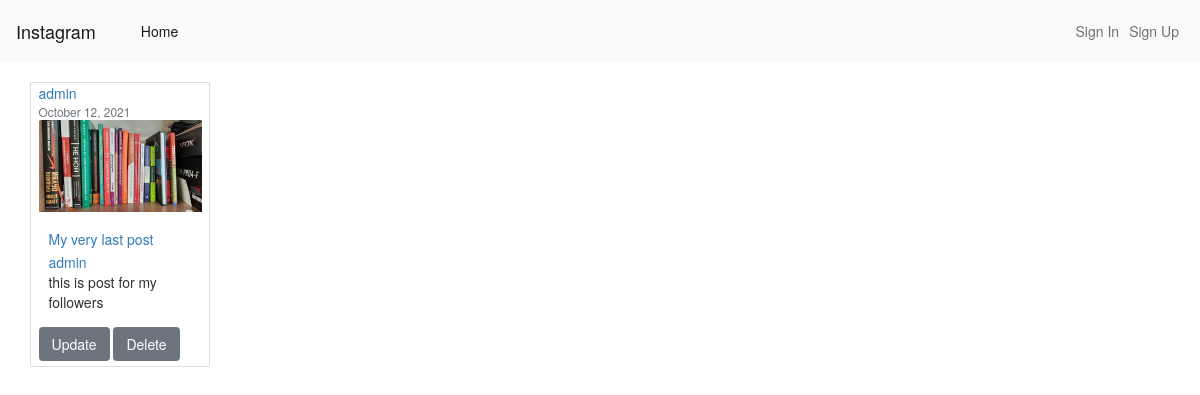
Screenshot of /post/7/ with the database file from the repository.
### instagram/models.py (models this page shows, shortened)
class Post(models.Model):
    title = models.CharField(max_length=20)
    content = models.TextField()
    image = models.ImageField(upload_to="post_pics", default="default.jpg")
    author = models.ForeignKey(
        User, on_delete=models.CASCADE, related_name="author")
    likes = models.ManyToManyField(User,related_name="like",default=None,blank=True)
    likes_count = models.IntegerField(default=0)
    date_posted = models.DateTimeField(default=timezone.now)

### instagram/views.py (the view)
# urls.py: path("post/<int:pk>/",PostDetailView.as_view(),name="post-detail"),
class PostDetailView(DetailView):
    model = Post

### instagram/templates/instagram/post_detail.html
{% extends 'instagram/layout.html' %}
{% block content %}
    <div class="card" style="width: 18rem;">
        <a class="mr-2" href="{% url 'instagram:user-posts' object.author.username %}">{{ object.author }}</a>
        <small class="text-muted">{{ object.date_posted|date:"F d, Y" }}</small>
        <img src="{{ object.image.url }}" class="card-img-top" alt="...">
        <div class="card-body">
            <h5 class="card-title"><a class="article-title" href="{% url 'instagram:post-detail' object.id %}">{{ object.title }}</a></h5>
            <a class="mr-2" href="{% url 'instagram:user-posts' object.author.username %}">{{ object.author }}</a>
            <p class="card-text">{{ object.content }}</p>
        </div>
        <div class="mt-2">
            <a href="{% url 'instagram:post-update' object.id %}" class="btn btn-secondary mb-2">Update</a>
            <a href="{% url 'instagram:post-delete' object.id %}" class="btn btn-secondary mb-2">Delete</a>
        </div>
    </div>
{% endblock content %}

### rows the page displays
Post: author "admin", date_posted "October 12, 2021", image (picture), title "My very last post", content "this is post for my followers"
